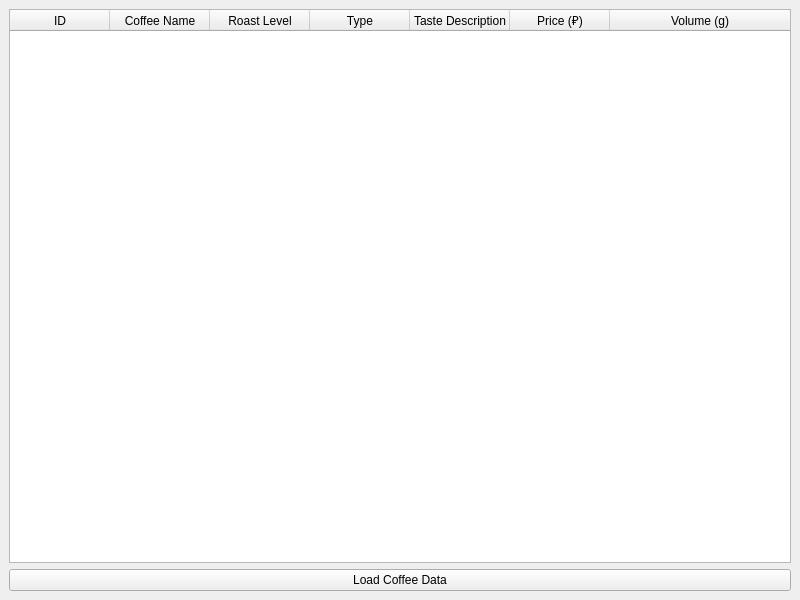
<?xml version="1.0" encoding="UTF-8"?>
<ui version="4.0">
 <class>MainWindow</class>
 <widget class="QMainWindow" name="MainWindow">
  <property name="geometry">
   <rect>
    <x>0</x>
    <y>0</y>
    <width>800</width>
    <height>600</height>
   </rect>
  </property>
  <property name="windowTitle">
   <string>Coffee Information</string>
  </property>
  <widget class="QWidget" name="centralwidget">
   <layout class="QVBoxLayout" name="verticalLayout">
    <item>
     <widget class="QTableWidget" name="tableWidget">
      <property name="alternatingRowColors">
       <bool>true</bool>
      </property>
      <property name="selectionBehavior">
       <enum>QAbstractItemView::SelectRows</enum>
      </property>
      <attribute name="horizontalHeaderStretchLastSection">
       <bool>true</bool>
      </attribute>
      <column>
       <property name="text">
        <string>ID</string>
       </property>
      </column>
      <column>
       <property name="text">
        <string>Coffee Name</string>
       </property>
      </column>
      <column>
       <property name="text">
        <string>Roast Level</string>
       </property>
      </column>
      <column>
       <property name="text">
        <string>Type</string>
       </property>
      </column>
      <column>
       <property name="text">
        <string>Taste Description</string>
       </property>
      </column>
      <column>
       <property name="text">
        <string>Price (₽)</string>
       </property>
      </column>
      <column>
       <property name="text">
        <string>Volume (g)</string>
       </property>
      </column>
     </widget>
    </item>
    <item>
     <widget class="QPushButton" name="loadButton">
      <property name="text">
       <string>Load Coffee Data</string>
      </property>
     </widget>
    </item>
   </layout>
  </widget>
 </widget>
 <resources/>
 <connections/>
</ui>
